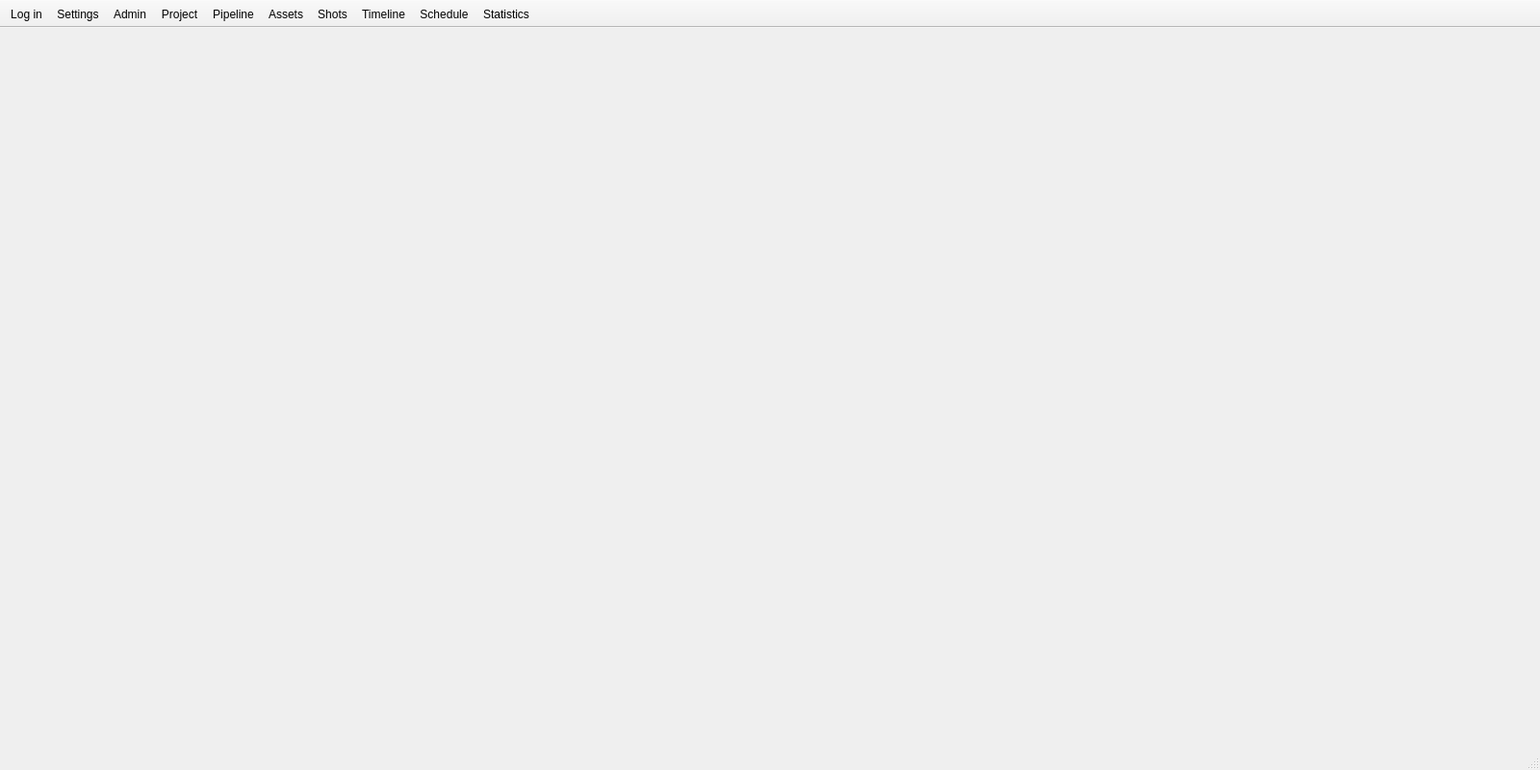
<?xml version="1.0" encoding="UTF-8"?>
<ui version="4.0">
 <class>MainWindow</class>
 <widget class="QMainWindow" name="MainWindow">
  <property name="geometry">
   <rect>
    <x>0</x>
    <y>0</y>
    <width>1600</width>
    <height>800</height>
   </rect>
  </property>
  <property name="windowTitle">
   <string>Ramses</string>
  </property>
  <property name="windowIcon">
   <iconset resource="resources.qrc">
    <normaloff>:/icons/icon-large</normaloff>:/icons/icon-large</iconset>
  </property>
  <widget class="QWidget" name="centralwidget">
   <layout class="QVBoxLayout" name="verticalLayout">
    <property name="spacing">
     <number>0</number>
    </property>
    <property name="leftMargin">
     <number>0</number>
    </property>
    <property name="topMargin">
     <number>0</number>
    </property>
    <property name="rightMargin">
     <number>0</number>
    </property>
    <property name="bottomMargin">
     <number>0</number>
    </property>
    <item>
     <widget class="QStackedWidget" name="mainStack">
      <property name="currentIndex">
       <number>1</number>
      </property>
      <widget class="QWidget" name="mainPage">
       <layout class="QVBoxLayout" name="mainLayout">
        <property name="spacing">
         <number>0</number>
        </property>
        <property name="leftMargin">
         <number>0</number>
        </property>
        <property name="topMargin">
         <number>0</number>
        </property>
        <property name="rightMargin">
         <number>0</number>
        </property>
        <property name="bottomMargin">
         <number>0</number>
        </property>
       </layout>
      </widget>
      <widget class="QWidget" name="settingsPage">
       <layout class="QVBoxLayout" name="duqf_settingsLayout">
        <property name="spacing">
         <number>0</number>
        </property>
        <property name="leftMargin">
         <number>0</number>
        </property>
        <property name="topMargin">
         <number>0</number>
        </property>
        <property name="rightMargin">
         <number>0</number>
        </property>
        <property name="bottomMargin">
         <number>0</number>
        </property>
       </layout>
      </widget>
     </widget>
    </item>
   </layout>
  </widget>
  <widget class="QStatusBar" name="mainStatusBar"/>
  <widget class="QToolBar" name="mainToolBar">
   <property name="windowTitle">
    <string>toolBar</string>
   </property>
   <property name="movable">
    <bool>false</bool>
   </property>
   <property name="allowedAreas">
    <set>Qt::TopToolBarArea</set>
   </property>
   <property name="toolButtonStyle">
    <enum>Qt::ToolButtonTextUnderIcon</enum>
   </property>
   <property name="floatable">
    <bool>false</bool>
   </property>
   <attribute name="toolBarArea">
    <enum>TopToolBarArea</enum>
   </attribute>
   <attribute name="toolBarBreak">
    <bool>false</bool>
   </attribute>
   <addaction name="actionLogIn"/>
   <addaction name="actionSettings"/>
   <addaction name="actionAdmin"/>
   <addaction name="actionProjectSettings"/>
   <addaction name="actionPipeline"/>
   <addaction name="actionAssets"/>
   <addaction name="actionShots"/>
   <addaction name="actionTimeline"/>
   <addaction name="actionSchedule"/>
   <addaction name="actionStatistics"/>
  </widget>
  <action name="actionLogIn">
   <property name="icon">
    <iconset resource="resources.qrc">
     <normaloff>:/icons/login</normaloff>:/icons/login</iconset>
   </property>
   <property name="text">
    <string>Log in...</string>
   </property>
  </action>
  <action name="actionLogOut">
   <property name="icon">
    <iconset resource="resources.qrc">
     <normaloff>:/icons/logout</normaloff>:/icons/logout</iconset>
   </property>
   <property name="text">
    <string>Log out</string>
   </property>
  </action>
  <action name="actionUserProfile">
   <property name="icon">
    <iconset resource="resources.qrc">
     <normaloff>:/icons/user-settings</normaloff>:/icons/user-settings</iconset>
   </property>
   <property name="text">
    <string>Profile</string>
   </property>
  </action>
  <action name="actionAdmin">
   <property name="checkable">
    <bool>true</bool>
   </property>
   <property name="icon">
    <iconset resource="duqf_resources.qrc">
     <normaloff>:/icons/settings</normaloff>:/icons/settings</iconset>
   </property>
   <property name="text">
    <string>Admin</string>
   </property>
  </action>
  <action name="actionProjectSettings">
   <property name="checkable">
    <bool>true</bool>
   </property>
   <property name="icon">
    <iconset resource="resources.qrc">
     <normaloff>:/icons/project</normaloff>:/icons/project</iconset>
   </property>
   <property name="text">
    <string>Project</string>
   </property>
   <property name="toolTip">
    <string>Project Admin</string>
   </property>
  </action>
  <action name="actionUserFolder">
   <property name="icon">
    <iconset resource="duqf_resources.qrc">
     <normaloff>:/icons/folder</normaloff>:/icons/folder</iconset>
   </property>
   <property name="text">
    <string>User folder</string>
   </property>
  </action>
  <action name="actionPipeline">
   <property name="checkable">
    <bool>true</bool>
   </property>
   <property name="icon">
    <iconset resource="resources.qrc">
     <normaloff>:/icons/steps-menu</normaloff>:/icons/steps-menu</iconset>
   </property>
   <property name="text">
    <string>Pipeline</string>
   </property>
  </action>
  <action name="actionAssets">
   <property name="checkable">
    <bool>true</bool>
   </property>
   <property name="icon">
    <iconset resource="resources.qrc">
     <normaloff>:/icons/assets-table</normaloff>:/icons/assets-table</iconset>
   </property>
   <property name="text">
    <string>Assets</string>
   </property>
  </action>
  <action name="actionShots">
   <property name="checkable">
    <bool>true</bool>
   </property>
   <property name="icon">
    <iconset resource="resources.qrc">
     <normaloff>:/icons/shots-table</normaloff>:/icons/shots-table</iconset>
   </property>
   <property name="text">
    <string>Shots</string>
   </property>
   <property name="toolTip">
    <string>Shots</string>
   </property>
  </action>
  <action name="actionSchedule">
   <property name="checkable">
    <bool>true</bool>
   </property>
   <property name="icon">
    <iconset resource="resources.qrc">
     <normaloff>:/icons/calendar</normaloff>:/icons/calendar</iconset>
   </property>
   <property name="text">
    <string>Schedule</string>
   </property>
   <property name="toolTip">
    <string>Schedule</string>
   </property>
  </action>
  <action name="actionStatistics">
   <property name="checkable">
    <bool>true</bool>
   </property>
   <property name="icon">
    <iconset resource="resources.qrc">
     <normaloff>:/icons/stats</normaloff>:/icons/stats</iconset>
   </property>
   <property name="text">
    <string>Statistics</string>
   </property>
  </action>
  <action name="actionTimeline">
   <property name="checkable">
    <bool>true</bool>
   </property>
   <property name="icon">
    <iconset resource="resources.qrc">
     <normaloff>:/icons/timeline</normaloff>:/icons/timeline</iconset>
   </property>
   <property name="text">
    <string>Timeline</string>
   </property>
   <property name="toolTip">
    <string>All shots in a timeline view</string>
   </property>
  </action>
  <action name="actionSetOnline">
   <property name="icon">
    <iconset resource="resources.qrc">
     <normaloff>:/icons/server-settings</normaloff>:/icons/server-settings</iconset>
   </property>
   <property name="text">
    <string>Set online</string>
   </property>
   <property name="toolTip">
    <string>Activate sync</string>
   </property>
  </action>
  <action name="actionSetOffline">
   <property name="icon">
    <iconset resource="duqf_resources.qrc">
     <normaloff>:/icons/folder</normaloff>:/icons/folder</iconset>
   </property>
   <property name="text">
    <string>Set offline</string>
   </property>
   <property name="toolTip">
    <string>Deactivates sync to work offline.</string>
   </property>
  </action>
  <action name="actionDatabaseSettings">
   <property name="icon">
    <iconset resource="resources.qrc">
     <normaloff>:/icons/storage-settings</normaloff>:/icons/storage-settings</iconset>
   </property>
   <property name="text">
    <string>Database settings</string>
   </property>
  </action>
  <action name="actionSettings">
   <property name="checkable">
    <bool>true</bool>
   </property>
   <property name="icon">
    <iconset resource="duqf_resources.qrc">
     <normaloff>:/icons/settings</normaloff>:/icons/settings</iconset>
   </property>
   <property name="text">
    <string>Settings</string>
   </property>
   <property name="toolTip">
    <string>Ramses Application settings</string>
   </property>
  </action>
  <action name="actionSync">
   <property name="icon">
    <iconset resource="duqf_resources.qrc">
     <normaloff>:/icons/check-update</normaloff>:/icons/check-update</iconset>
   </property>
   <property name="text">
    <string>Quick sync</string>
   </property>
   <property name="toolTip">
    <string>Quickly syncs the most recent data with the server.</string>
   </property>
  </action>
  <action name="actionFullSync">
   <property name="icon">
    <iconset resource="duqf_resources.qrc">
     <normaloff>:/icons/check-update</normaloff>:/icons/check-update</iconset>
   </property>
   <property name="text">
    <string>Full sync</string>
   </property>
   <property name="toolTip">
    <string>Syncs all the data with the server.</string>
   </property>
  </action>
 </widget>
 <resources>
  <include location="duqf_resources.qrc"/>
  <include location="resources.qrc"/>
 </resources>
 <connections/>
</ui>
